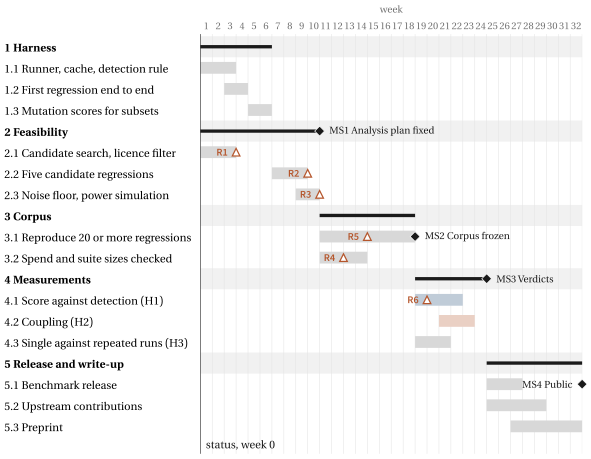

The script that saved this image:
"""Draw the plan's Gantt chart, gantt.pdf, from the tables at the top of this file.

Edit the tables to match the plan, then run, from any folder:

    python figures/gantt.py

Every time is in weeks from the start of the project, so week 1 runs from 0
to 1 and a task from 0 to 3 fills weeks 1 to 3. A time may be fractional, so
a task can end mid-week. A task that tests a hypothesis takes the colour
\\definebadge gives that hypothesis in main.tex, so the chart, the risk table
and the figures share one key. The script reads laboratory.mplstyle and the
figure helper, laboratory.py, from its own folder.

Raises ValueError, before drawing anything, for two tasks or two marks with one
code; a task or break that does not end after it starts, or that runs outside
weeks 0 to WEEKS; progress given to a work package, or past the status week;
and a milestone or risk outside the chart or on a task that is not in TASKS.
"""

from __future__ import annotations

from dataclasses import dataclass
from pathlib import Path

import laboratory as lab
import matplotlib as mpl
import matplotlib.pyplot as plt
from matplotlib.axes import Axes
from matplotlib.figure import Figure
from matplotlib.patches import Rectangle
from matplotlib.text import Annotation


@dataclass(frozen=True, slots=True)
class Task:
    code: str
    name: str
    start_week: float
    end_week: float
    colour: str
    # The work is done up to this week; 0 means none of it is.
    done_until_week: float = 0
    # A work package is drawn as a heading row over the tasks that follow it.
    is_package: bool = False


@dataclass(frozen=True, slots=True)
class Mark:
    code: str
    week: float
    # The code of the task whose row the mark sits on.
    task: str
    label: str = ""


WEEKS = 32
STATUS_WEEK = 0
# Start, end and name of each break, such as a vacation.
BREAKS = ()
TASKS = (
    Task("1", "Harness", 0, 6, lab.INK, is_package=True),
    Task("1.1", "Runner, cache, detection rule", 0, 3, lab.GREY),
    Task("1.2", "First regression end to end", 2, 4, lab.GREY),
    Task("1.3", "Mutation scores for subsets", 4, 6, lab.GREY),
    Task("2", "Feasibility", 0, 10, lab.INK, is_package=True),
    Task("2.1", "Candidate search, licence filter", 0, 3, lab.GREY),
    Task("2.2", "Five candidate regressions", 6, 9, lab.GREY),
    Task("2.3", "Noise floor, power simulation", 8, 10, lab.GREY),
    Task("3", "Corpus", 10, 18, lab.INK, is_package=True),
    Task("3.1", "Reproduce 20 or more regressions", 10, 18, lab.GREY),
    Task("3.2", "Spend and suite sizes checked", 10, 14, lab.GREY),
    Task("4", "Measurements", 18, 24, lab.INK, is_package=True),
    Task("4.1", "Score against detection (H1)", 18, 22, lab.PRUSSIAN),
    Task("4.2", "Coupling (H2)", 20, 23, lab.TERRACOTTA),
    Task("4.3", "Single against repeated runs (H3)", 18, 21, lab.GREY),
    Task("5", "Release and write-up", 24, 32, lab.INK, is_package=True),
    Task("5.1", "Benchmark release", 24, 27, lab.GREY),
    Task("5.2", "Upstream contributions", 24, 29, lab.GREY),
    Task("5.3", "Preprint", 26, 32, lab.GREY),
)
MILESTONES = (
    Mark("MS1", 10, "2", "Analysis plan fixed"),
    Mark("MS2", 18, "3.1", "Corpus frozen"),
    Mark("MS3", 24, "4", "Verdicts"),
    Mark("MS4", 32, "5.1", "Public"),
)
# The weeks the triggers of the plan's risk table fall in.
RISKS = (
    Mark("R1", 3, "2.1"),
    Mark("R2", 9, "2.2"),
    Mark("R3", 10, "2.3"),
    Mark("R4", 12, "3.2"),
    Mark("R5", 14, "3.1"),
    Mark("R6", 19, "4.1"),
)

WIDTH_MM = 150
# Heading and week numbers, then one row per task, so the rows keep their
# height however many tasks there are.
HEAD_MM = 12
ROW_MM = 5.5
BAR_HEIGHT_ROWS = 0.56
PACKAGE_LINE_WIDTH_PT = 2.4
SMALL_TYPE_PT = 8
LABEL_GAP_PT = 6
MARK_LABEL_GAP_PT = 7
PLANNED_TINT = 0.72
PACKAGE_ROW_TINT = 0.94
WEEK_RULE_TINT = 0.88
BREAK_HATCH_TINT = 0.55


def check_tables() -> None:
    """Raise ValueError naming the first entry the chart could not draw faithfully."""
    codes: set[str] = set()
    for task in TASKS:
        if task.code in codes:
            raise ValueError(f"task code {task.code!r} appears twice in TASKS")
        codes.add(task.code)
        _check_span(f"task {task.code}", task.start_week, task.end_week)
        if task.is_package and task.done_until_week:
            raise ValueError(f"task {task.code} is a work package; give its progress to its tasks")
        if task.done_until_week > STATUS_WEEK:
            raise ValueError(
                f"task {task.code} is done to week {task.done_until_week}, "
                f"after the status line at week {STATUS_WEEK}"
            )
    for first, last, name in BREAKS:
        _check_span(f"break {name!r}", first, last)
    mark_codes: set[str] = set()
    for mark in MILESTONES + RISKS:
        if mark.code in mark_codes:
            raise ValueError(f"mark code {mark.code!r} appears twice")
        mark_codes.add(mark.code)
        if mark.task not in codes:
            raise ValueError(f"{mark.code} sits on task {mark.task!r}, which is not in TASKS")
        if not 0 <= mark.week <= WEEKS:
            raise ValueError(f"{mark.code} falls in week {mark.week}, outside weeks 0 to {WEEKS}")


def _check_span(name: str, start_week: float, end_week: float) -> None:
    if end_week <= start_week:
        raise ValueError(
            f"{name} ends in week {end_week}, expected after its start in week {start_week}"
        )
    if start_week < 0 or end_week > WEEKS:
        raise ValueError(
            f"{name} runs from week {start_week} to {end_week}, outside weeks 0 to {WEEKS}"
        )


def draw_rows(axes: Axes) -> None:
    for row, task in enumerate(TASKS):
        if task.is_package:
            band = Rectangle(
                (0, row - 0.5),
                WEEKS,
                1,
                color=lab.tint(lab.INK, PACKAGE_ROW_TINT),
                lw=0,
                zorder=0,
            )
            axes.add_patch(band)
            axes.plot(
                [task.start_week, task.end_week],
                [row, row],
                color=task.colour,
                lw=PACKAGE_LINE_WIDTH_PT,
                solid_capstyle="butt",
                zorder=2,
            )
            continue
        bottom = row - BAR_HEIGHT_ROWS / 2
        planned_weeks = task.end_week - task.start_week
        planned = lab.tint(task.colour, PLANNED_TINT)
        axes.add_patch(
            Rectangle(
                (task.start_week, bottom),
                planned_weeks,
                BAR_HEIGHT_ROWS,
                color=planned,
                lw=0,
                zorder=2,
            )
        )
        done_weeks = min(task.done_until_week, task.end_week) - task.start_week
        if done_weeks > 0:
            axes.add_patch(
                Rectangle(
                    (task.start_week, bottom),
                    done_weeks,
                    BAR_HEIGHT_ROWS,
                    color=task.colour,
                    lw=0,
                    zorder=3,
                )
            )


def draw_calendar(axes: Axes) -> None:
    top = len(TASKS) - 0.35
    for first, last, name in BREAKS:
        hatch = Rectangle(
            (first, -0.5),
            last - first,
            len(TASKS),
            facecolor="none",
            edgecolor=lab.tint(lab.GREY, BREAK_HATCH_TINT),
            hatch="////",
            lw=0,
            zorder=1,
        )
        axes.add_patch(hatch)
        axes.text((first + last) / 2, top, name, ha="center", va="top", color=lab.GREY)
    for week in range(WEEKS + 1):
        axes.axvline(week, color=lab.tint(lab.INK, WEEK_RULE_TINT), lw=0.4, zorder=0.5)
    axes.axvline(STATUS_WEEK, color=lab.INK, lw=0.8, zorder=4)
    axes.annotate(
        f"status, week {STATUS_WEEK}",
        (STATUS_WEEK, top),
        xytext=(4, 0),
        textcoords="offset points",
        va="top",
        color=lab.INK,
    )


def draw_marks(axes: Axes) -> list[Annotation]:
    """Milestones and risk triggers on their tasks' rows; returns the milestone labels."""
    rows = {task.code: row for row, task in enumerate(TASKS)}
    milestone_labels = []
    for mark in MILESTONES:
        row = rows[mark.task]
        axes.plot(
            [mark.week],
            [row],
            marker="D",
            color=lab.INK,
            markersize=5,
            markeredgecolor="white",
            markeredgewidth=0.5,
            zorder=5,
            # A mark in week 0 or the last week sits on the chart's edge.
            clip_on=False,
        )
        label = axes.annotate(
            f"{mark.code} {mark.label}",
            (mark.week, row),
            xytext=(MARK_LABEL_GAP_PT, 0),
            textcoords="offset points",
            ha="left",
            va="center",
            fontsize=SMALL_TYPE_PT,
            color=lab.INK,
            zorder=6,
        )
        # A label is kept inside the chart, so it must not move the chart to make room.
        label.set_in_layout(False)
        milestone_labels.append(label)
    for mark in RISKS:
        row = rows[mark.task]
        axes.plot(
            [mark.week],
            [row],
            marker="^",
            color="white",
            markersize=5.5,
            markeredgecolor=lab.TERRACOTTA,
            markeredgewidth=0.9,
            zorder=5,
            # A mark in week 0 or the last week sits on the chart's edge.
            clip_on=False,
        )
        axes.annotate(
            mark.code,
            (mark.week, row),
            xytext=(-6, 0),
            textcoords="offset points",
            ha="right",
            va="center",
            fontsize=SMALL_TYPE_PT,
            color=lab.TERRACOTTA,
            family="sans-serif",
            weight="bold",
        )
    return milestone_labels


def label_axes(axes: Axes) -> None:
    axes.set_ylim(len(TASKS) + 0.3, -0.6)
    axes.set_xlim(0, WEEKS)
    axes.set_yticks(range(len(TASKS)), [f"{task.code}  {task.name}" for task in TASKS])
    for label, task in zip(axes.get_yticklabels(), TASKS, strict=True):
        label.set_horizontalalignment("left")
        if task.is_package:
            label.set_fontweight("bold")
    # Each week's number sits in the middle of the week.
    weeks = range(1, WEEKS + 1)
    axes.set_xticks([week - 0.5 for week in weeks], [str(week) for week in weeks])
    axes.xaxis.tick_top()
    axes.tick_params(axis="x", length=0, labelsize=SMALL_TYPE_PT, colors=lab.GREY)
    axes.set_xlabel("week", color=lab.GREY, fontsize=SMALL_TYPE_PT)
    axes.xaxis.set_label_position("top")
    for spine in axes.spines.values():
        spine.set_visible(False)


def hang_task_names(figure: Figure, axes: Axes) -> None:
    """Set the left-aligned task names clear of the chart, however long the longest is."""
    figure.draw_without_rendering()
    widest_px = max(label.get_window_extent().width for label in axes.get_yticklabels())
    widest_pt = widest_px / figure.dpi * lab.POINTS_PER_INCH
    axes.tick_params(axis="y", length=0, pad=widest_pt + LABEL_GAP_PT)


def turn_back_overruns(figure: Figure, axes: Axes, labels: list[Annotation]) -> None:
    """Set a milestone's label left of its mark where it would run past the last week."""
    figure.draw_without_rendering()
    chart_right_px = axes.get_window_extent().x1
    for label in labels:
        if label.get_window_extent().x1 > chart_right_px:
            label.set_horizontalalignment("right")
            # An annotation's position is its text's offset from the mark.
            label.set_position((-MARK_LABEL_GAP_PT, 0))


def draw() -> Figure:
    """The chart, in whatever style and on whatever canvas is current."""
    figure, axes = plt.subplots(figsize=lab.inches(WIDTH_MM, HEAD_MM + ROW_MM * len(TASKS)))
    draw_rows(axes)
    draw_calendar(axes)
    milestone_labels = draw_marks(axes)
    label_axes(axes)
    hang_task_names(figure, axes)
    turn_back_overruns(figure, axes, milestone_labels)
    return figure


def main() -> None:
    check_tables()
    # The pgf canvas sets the labels in the document's faces and measures them as LuaLaTeX does.
    mpl.use("pgf")
    folder = Path(__file__).resolve().parent
    with plt.style.context(folder / "laboratory.mplstyle"):
        figure = draw()
        figure.savefig(folder / "gantt.pdf")
        plt.close(figure)


if __name__ == "__main__":
    main()
